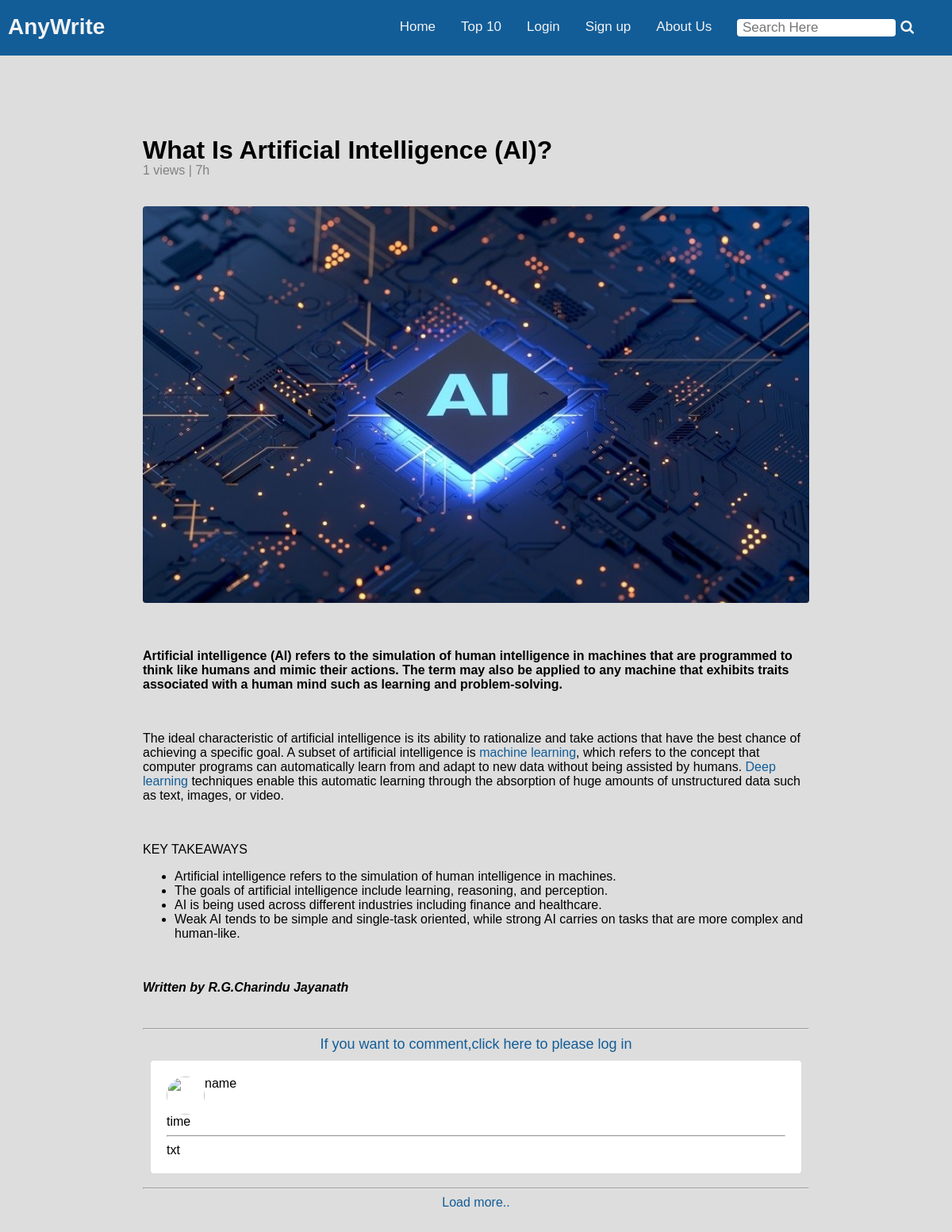
Page /?page=read-article&id=42 on the committed database.
### tables this page shows
CREATE TABLE `article` (
  `id` int(11) NOT NULL,
  `title` varchar(255) NOT NULL,
  `content` longtext NOT NULL,
  `image` text NOT NULL,
  `createAt` timestamp NOT NULL DEFAULT current_timestamp(),
  `user_id` int(11) NOT NULL,
  `views` int(11) DEFAULT 0,
  `category_id` int(11) NOT NULL
);

CREATE TABLE `user` (
  `id` int(11) NOT NULL,
  `name` varchar(100) NOT NULL,
  `email` varchar(255) NOT NULL,
  `telephone` varchar(15) DEFAULT NULL,
  `address` varchar(255) DEFAULT NULL,
  `dob` date DEFAULT NULL,
  `join_date` date DEFAULT NULL,
  `password` varchar(255) DEFAULT NULL,
  `user_type` int(2) DEFAULT NULL,
  `remenber_token` varchar(255) DEFAULT NULL,
  `img_path` text DEFAULT NULL
);

### includes/db.php (called while the page is built, shortened)
<?php
class Db
{
    private $host = "localhost";
    private $user = "root";
    private $password = "";
    private $db = "anywrite";
    private $conn;
    public function __construct()
    {
        $this->conn = new mysqli($this->host, $this->user, $this->password, $this->db);
    }
    public function findDataById($table,$id,$col){
        $r = $this->conn->query("SELECT {$col} FROM {$table} WHERE id = '{$id}';");
        $data = $r->fetch_assoc();
        return $data[$col];
    }
    public function findRowById($table,$id){
        $r = $this->conn->query("SELECT * FROM {$table} WHERE id = '{$id}';");
        $data = $r->fetch_assoc();
        return $data;
    }
}

### includes/util.php (called while the page is built)
<?php
class Util{
	public function getTimeDiff($dateTime){
		$d = "";
		$now = strtotime(date('Y-m-d H:i:s'));
		$sec = round(abs(strtotime($dateTime) - $now));
		if($sec < 60){
			$d = $sec."s";
		}elseif (round($sec/60) < 60) {
			$d = round($sec/60)."min";
		}elseif (round($sec/60/60) < 24) {
			$d = round($sec/60/60)."h";
		}elseif (round($sec/60/60/24) < 7) {
			$d = round($sec/60/60/24)."d";
		}else{
			$d = date("F j,Y",strtotime($dateTime));
		}
		return $d;
	}
}
?>

### views/pages/read-article.php (the view, shortened to what this page needs)
<?php
$db = new Db();
$util = new Util();
if(isset($_GET['id'])){
	$data = $db->findRowById("article",$_GET['id']);
}
?>
<div class="container ptb-80" onload="loadComment(<?php echo $data['id']; ?>)">
	<div class="row">
		<div class="col-12">
			<div class="article-page">
				<h1 class="article-page-title"><?php echo $data['title'] ?></h1>
				<div class="article-p-time"><?php echo $data['views']." views | ".$util->getTimeDiff($data['createAt']);?></div>
				<br>
				<br>
				<div>
					<img class="article-image" style="height: 500px" src="<?php echo $data['image']; ?>">
				</div>
				<br>
				<div>
					<?php echo $data['content']?>
					<br>
					<p><b><i>Written by <?php echo $db->findDataById("user",$data['user_id'],"name"); ?></i></b></p>
				</div>
				<br>
				<hr>
				<?php if ($_SESSION['user']) : ?>
					<div class="row">
	                        <div class="form-group">
	                        	<div class="row">
		                        	<div class="col-10">
		                        		<input placeholder="Your Commnet here..." id="comment"  type="text">
		                        	</div>
		                        	<div class="col-2">
		                        		 <input style="margin-left: 10px;" type="submit" onclick="addComment(<?php echo $data['id']; ?>)" value="Commnet" id="comment-btn" class="btn ">
		                        	</div>
	                        	</div>
	                        </div>
					</div>
				<?php else:?>
					<div class="row" style="text-align: center;">
						<a href="?page=login" style="font-size:18px">If you want to comment,click here to please log in</a>
					</div>
				<?php endif ?>
				<div class="row" id="comment-box">
					<div class="row comment-card">
						<div class="row">
							<img src="">
							<div>
								<div class="row">
									name
								</div>
								<div class="row">
									time
								</div>
							</div>
						</div>
						<hr>
						<div class="row">
							txt
						</div>
					</div>
				</div>
				<hr>
				<div class="row" style="text-align: center;">
					<a   onclick="loadMorec()" style="text-align:center; cursor: pointer;">Load more..</a>
				</div>
			</div>
		</div>
	</div>
</div>

### assets/css/style.css (style rules this page uses)
* { box-sizing: border-box; }
body { padding: 0px; margin: 0px; background-color: #dddddd; }
p { font-family: Arial; }
a { color: #125d98; text-decoration: none; font-family: Arial; }
h1, h2, h3, h4, h5, h6 { font-family: Arial; }
.container { width: 70%; margin: auto; }
.row::after { content: ""; clear: both; display: block; }
[class*="col-"] { width: 100%; }
@media only screen and (min-width: 1000px) { .col-12 { width: 100%; } }
[class*="col-"] { float: left; }
.ptb-80 { padding: 80px 0px; }
.container { margin: auto; }
body { margin:0;font-family:Arial }
.article-image { object-fit: cover; width: 100%; height: 20rem; margin-bottom: 20px; border-radius: 4px; }
.article-p-time { color: gray; }
.article-page-title { margin-bottom: -2px; }
.comment-card { background: white; padding: 20px; border-radius: 4px; margin: 10px; }
.comment-card img { width: 3rem; height: 3rem; object-fit: cover; border-radius: 50px; float: left; }

### rows in the picture
article: title "What Is Artificial Intelligence (AI)?", views "1", createAt "7h", image (picture), content "Artificial intelligence (AI) refers to the simulation of human intelligence in machines that are programmed to think like humans and mimic their actions. The term may also be applied to any machine that exhibits traits associated with a human mind such as learning and problem-solving. The ideal characteristic of artificial intelligence is its ability to rationalize and take actions that have the best chance of achieving a specific goal. A subset of artificial intelligence is machine learning , which refers to the concept that computer programs can automatically learn from and adapt to new data without being assisted by humans. Deep learning techniques enable this automatic learning through…", user.name "R.G.Charindu Jayanath"
